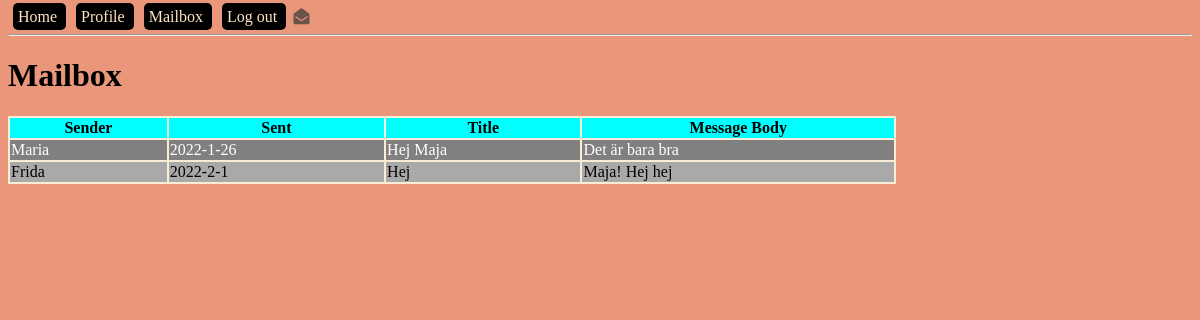
Screenshot of /mailbox (signed in) with the database file from the repository.
### models.py (models this page shows, shortened)
class Message(db.Model):
    id = db.Column(db.Integer, primary_key=True, autoincrement=True)
    title = db.Column(db.String(250))
    body = db.Column(db.Text)
    read = db.Column(db.BOOLEAN, default=False)
    sent_time = db.Column(db.DateTime, default=datetime.datetime.now())
    sender_id = db.Column(db.Integer, db.ForeignKey('user.id'), nullable=False)

class User(db.Model):
    id = db.Column(db.Integer, primary_key=True, autoincrement=True)
    name = db.Column(db.String(150))
    email = db.Column(db.String(150), unique=True) # Vill inte ha två användare med samma epost
    password = db.Column(db.String(100))
    admin = db.Column(db.BOOLEAN, default=False)
    online = db.Column(db.BOOLEAN, default=False)
    sent_messages = db.relationship('Message', backref='sender', lazy=True)
    recv_messages = db.relationship('Message', secondary=message_recv, lazy='subquery',
                                    backref=db.backref('receivers', lazy=True))

### blueprints/user/__init__.py (the view)
@bp_user.get('/mailbox')
def mailbox_get():
    messages = get_user_messages()
    reset_msg_count()
    return render_template('mailbox.html', messages=messages)

### app.py (called while the page is built)
def create_app():
    app = Flask(__name__)
    app.config['SECRET_KEY'] = '123secret'
    app.config['SQLALCHEMY_TRACK_MODIFICATIONS'] = False
    app.config['SQLALCHEMY_DATABASE_URI'] = 'sqlite:///db.sqlite'
    db.init_app(app)
    login_manager = LoginManager()
    login_manager.init_app(app)
    @login_manager.user_loader
    def load_user(user_id):
        from models import User
        return User.query.filter_by(id=user_id).first()
    from blueprints.open import bp_open
    app.register_blueprint(bp_open)
    from blueprints.user import bp_user
    app.register_blueprint(bp_user)
    from blueprints.api import bp_api
    app.register_blueprint(bp_api, url_prefix='/api/v1.0')
    from blueprints.admin import bp_admin
    app.register_blueprint(bp_admin)
    from blueprints.ajax import bp_ajax
    app.register_blueprint(bp_ajax)
    return app

### controllers/message_controller.py (called while the page is built)
def get_user_messages():
    return current_user.recv_messages

def reset_msg_count():
    from models import Message
    user = current_user
    msg = Message
    for msg in user.recv_messages:
        msg.read = True
    from app import db
    db.session.commit()
    return msg

### templates/mailbox.html (shortened to what this page needs)
{% extends "base-template.html" %}
{% block content %}
    <h1 id="main-heading">Mailbox</h1>
    <table>
    <tr>
        <th>Sender</th>
        <th>Sent</th>
        <th>Title</th>
        <th>Message Body</th>
    </tr>
        {% for message in messages %}
            <tr>
                <td>{{ message.sender.name }}</td>
                {% if message.sent_time is not none %}
                    <td>{{ message.sent_time.year }}-{{ message.sent_time.month }}-{{ message.sent_time.day }}</td>
                {% else %}
                    <td>-</td>
                {% endif %}
                <td> {{ message.title }} </td>
                <td> {{ message.body }}</td>
            </tr>
        {% endfor %}
    </table>
{% endblock %}

### static/css/main.css (style rules this page uses)
body { background-color: darksalmon; }
table { width: 75%; background-color: antiquewhite; }
th { background: aqua; }
tr:nth-child(odd) { background: darkgrey; }
tr:nth-child(even) { background: grey; color: white; }

### rows the page displays
Message: sender.name "Maria", sent_time.year "2022", sent_time.month "1", sent_time.day "26", title "Hej Maja", body "Det är bara bra"
Message: sender.name "Frida", sent_time.year "2022", sent_time.month "2", sent_time.day "1", title "Hej", body "Maja! Hej hej"
